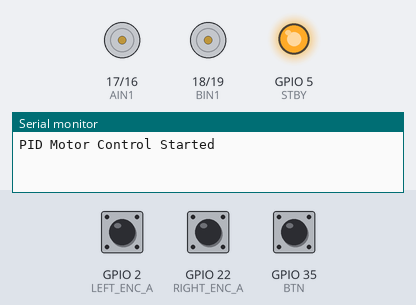
The sketch below on a simulated ESP32. On the bench: motor-driver pin pairs drawn as motors (green arrow = first pin HIGH = forward, orange = second pin HIGH = backward, longer = more drive, scaled by the enable pin, stopped while the standby pin is LOW), output pins drawn as LEDs (lit = HIGH), the last lines printed to the serial monitor. The inputs (shaded band) are chosen by the test bench; at power-on: GPIO 35 (BTN) LOW, GPIO 2 (LEFT_ENC_A) HIGH, GPIO 22 (RIGHT_ENC_A) HIGH.

Above: at 0.8 s.
0.9 s: GPIO 35 (BTN) pulled HIGH for 0.15 s
At 4.0 s:
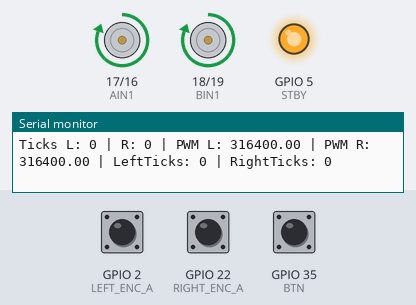
Timing chart, 0 to 5.5 s (numbered marks = the images above; inputs shaded):
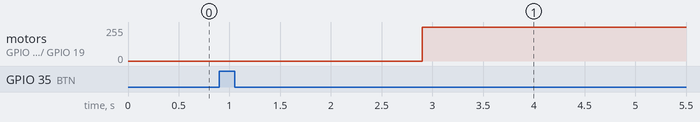

The sketch:

simple_encoder_pid.ino
```cpp
#define AIN1 17
#define AIN2 16
#define PWMA 4

#define BIN1 18
#define BIN2 19
#define PWMB 21

#define STBY 5

#define LEFT_ENC_A 2
#define LEFT_ENC_B 15
#define RIGHT_ENC_A 22
#define RIGHT_ENC_B 23

#define BTN 35

volatile long leftTicksRaw = 0;
volatile long rightTicksRaw = 0;

long leftTicks = 0;
long rightTicks = 0;

float leftSpeed = 0;
float rightSpeed = 0;

float targetSpeed = 200.0;  // ticks per 100ms
float driftPenalty = 0.18;

// float Kp = 1.5, Ki = 0.5, Kd = 0.1;
float Kp = 42, Ki = 140, Kd = 3.15;

float leftErrSum = 0, rightErrSum = 0;
float lastLeftErr = 0, lastRightErr = 0;

unsigned long lastUpdate = 0;

// Encoder ISR
void IRAM_ATTR leftEncoderISR() {
  bool a = digitalRead(LEFT_ENC_A);
  bool b = digitalRead(LEFT_ENC_B);
  leftTicksRaw += (a == b) ? 1 : -1;
}
void IRAM_ATTR rightEncoderISR() {
  bool a = digitalRead(RIGHT_ENC_A);
  bool b = digitalRead(RIGHT_ENC_B);
  rightTicksRaw += (a == b) ? 1 : -1;
}

void setupMotorPins() {
  pinMode(AIN1, OUTPUT);
  pinMode(AIN2, OUTPUT);
  pinMode(PWMA, OUTPUT);
  pinMode(BIN1, OUTPUT);
  pinMode(BIN2, OUTPUT);
  pinMode(PWMB, OUTPUT);
  pinMode(STBY, OUTPUT);
  digitalWrite(STBY, HIGH);
}

void setupEncoders() {
  pinMode(LEFT_ENC_A, INPUT_PULLUP);
  pinMode(LEFT_ENC_B, INPUT_PULLUP);
  attachInterrupt(digitalPinToInterrupt(LEFT_ENC_A), leftEncoderISR, RISING);

  pinMode(RIGHT_ENC_A, INPUT_PULLUP);
  pinMode(RIGHT_ENC_B, INPUT_PULLUP);
  attachInterrupt(digitalPinToInterrupt(RIGHT_ENC_A), rightEncoderISR, RISING);
}

void setLeftMotor(int speed) {
  if (speed > 0) {
    digitalWrite(AIN1, HIGH);
    digitalWrite(AIN2, LOW);
  } else if (speed < 0) {
    digitalWrite(AIN1, LOW);
    digitalWrite(AIN2, HIGH);
  } else {
    digitalWrite(AIN1, LOW);
    digitalWrite(AIN2, LOW);
  }
  analogWrite(PWMA, min(abs(speed), 255));
}

void setRightMotor(int speed) {
  if (speed > 0) {
    digitalWrite(BIN1, HIGH);
    digitalWrite(BIN2, LOW);
  } else if (speed < 0) {
    digitalWrite(BIN1, LOW);
    digitalWrite(BIN2, HIGH);
  } else {
    digitalWrite(BIN1, LOW);
    digitalWrite(BIN2, LOW);
  }
  analogWrite(PWMB, min(abs(speed), 255));
}

void setup() {
  Serial.begin(115200);
  setupMotorPins();
  setupEncoders();
  Serial.println("PID Motor Control Started");
  pinMode(BTN, INPUT); // Button 1
  while (digitalRead(BTN) == LOW) {
    // Wait for button press to start
  }
  Serial.println("Button pressed, starting control loop...");
  delay(2000);
}

void loop() {
  unsigned long now = millis();
  leftTicks = leftTicksRaw * driftPenalty;
  rightTicks = rightTicksRaw;
  if (rightTicks > 2000 || leftTicks > 2000) {
    Serial.println("Stopping bot...");
    setLeftMotor(0);
    setRightMotor(0);
    while(1) {

    Serial.print("Ticks L: "); Serial.print(leftTicks);
    Serial.print(" | R: "); Serial.println(rightTicks);
    delay(500);

    if (digitalRead(BTN) == 1) {
      leftTicksRaw = 0;
      rightTicksRaw = 0;
      delay(2000);
      break;
    }

    }
  }
  if (now - lastUpdate >= 100) {
    lastUpdate = now;

    static long prevLeftTicks = 0;
    static long prevRightTicks = 0;

    long deltaLeft = leftTicks - prevLeftTicks;
    long deltaRight = rightTicks - prevRightTicks;

    prevLeftTicks = leftTicks;
    prevRightTicks = rightTicks;

    // PID for left motor
    float leftErr = targetSpeed - deltaLeft;
    leftErrSum += leftErr;
    float leftDeriv = leftErr - lastLeftErr;
    lastLeftErr = leftErr;

    float leftPWM = Kp * leftErr + Ki * leftErrSum + Kd * leftDeriv;

    // PID for right motor
    float rightErr = targetSpeed - deltaRight;
    rightErrSum += rightErr;
    float rightDeriv = rightErr - lastRightErr;
    lastRightErr = rightErr;

    float rightPWM = Kp * rightErr + Ki * rightErrSum + Kd * rightDeriv;

    // Apply motor speeds
    setLeftMotor((int)leftPWM);
    setRightMotor((int)rightPWM);

    // Debug
    Serial.print("Ticks L: "); Serial.print(deltaLeft);
    Serial.print(" | R: "); Serial.print(deltaRight);
    Serial.print(" | PWM L: "); Serial.print(leftPWM);
    Serial.print(" | PWM R: "); Serial.print(rightPWM);
    Serial.print(" | LeftTicks: "); Serial.print(leftTicks);
    Serial.print(" | RightTicks: "); Serial.println(rightTicks);
  }
}
```

Measured:
- after the input at 0.9 s, motor on GPIO 17 (AIN1) / GPIO 16 (AIN2), motor on GPIO 18 (BIN1) / GPIO 19 (BIN2): stopped → forward 255/255 after 2.0 s
